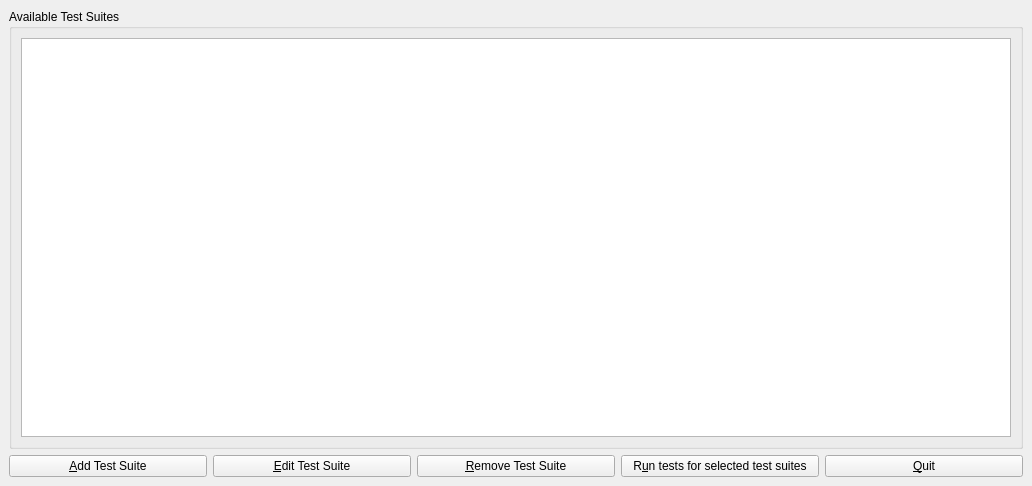
<?xml version="1.0" encoding="UTF-8"?>
<ui version="4.0">
 <class>TestSuitesDlg</class>
 <widget class="QMainWindow" name="TestSuitesDlg">
  <property name="geometry">
   <rect>
    <x>0</x>
    <y>0</y>
    <width>1032</width>
    <height>486</height>
   </rect>
  </property>
  <property name="windowTitle">
   <string>Test Suites</string>
  </property>
  <widget class="QWidget" name="centralWidget">
   <layout class="QGridLayout" name="gridLayout">
    <item row="1" column="1">
     <widget class="QPushButton" name="pbEdit">
      <property name="text">
       <string>&amp;Edit Test Suite</string>
      </property>
     </widget>
    </item>
    <item row="1" column="2">
     <widget class="QPushButton" name="pbRemove">
      <property name="text">
       <string>&amp;Remove Test Suite</string>
      </property>
     </widget>
    </item>
    <item row="1" column="4">
     <widget class="QPushButton" name="pbQuit">
      <property name="text">
       <string>&amp;Quit</string>
      </property>
     </widget>
    </item>
    <item row="1" column="0">
     <widget class="QPushButton" name="pbAdd">
      <property name="text">
       <string>&amp;Add Test Suite</string>
      </property>
     </widget>
    </item>
    <item row="0" column="0" colspan="5">
     <widget class="QGroupBox" name="groupBox">
      <property name="title">
       <string>Available Test Suites</string>
      </property>
      <layout class="QVBoxLayout" name="verticalLayout">
       <item>
        <widget class="QTableView" name="tableView">
         <property name="editTriggers">
          <set>QAbstractItemView::NoEditTriggers</set>
         </property>
         <property name="alternatingRowColors">
          <bool>true</bool>
         </property>
         <property name="selectionBehavior">
          <enum>QAbstractItemView::SelectRows</enum>
         </property>
         <property name="sortingEnabled">
          <bool>true</bool>
         </property>
        </widget>
       </item>
      </layout>
     </widget>
    </item>
    <item row="1" column="3">
     <widget class="QPushButton" name="pbRun">
      <property name="text">
       <string>R&amp;un tests for selected test suites</string>
      </property>
     </widget>
    </item>
   </layout>
  </widget>
 </widget>
 <tabstops>
  <tabstop>tableView</tabstop>
  <tabstop>pbAdd</tabstop>
  <tabstop>pbEdit</tabstop>
  <tabstop>pbRemove</tabstop>
  <tabstop>pbRun</tabstop>
  <tabstop>pbQuit</tabstop>
 </tabstops>
 <resources/>
 <connections>
  <connection>
   <sender>pbQuit</sender>
   <signal>clicked()</signal>
   <receiver>TestSuitesDlg</receiver>
   <slot>close()</slot>
   <hints>
    <hint type="sourcelabel">
     <x>839</x>
     <y>410</y>
    </hint>
    <hint type="destinationlabel">
     <x>910</x>
     <y>427</y>
    </hint>
   </hints>
  </connection>
 </connections>
</ui>
